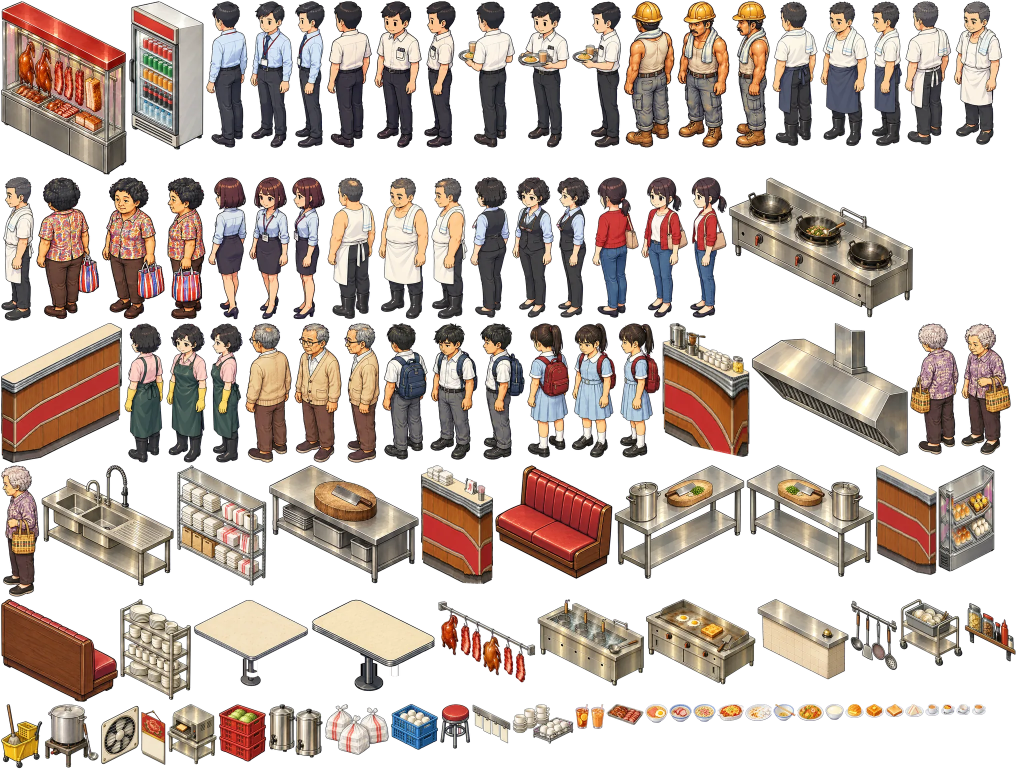
#> input picture art/atlas/floor_0.webp, 2048 x 1539 px (shown at 1/2 size)
$ python projection.py ../art/atlas/floor_0.webp
#> lines starting #> are read from the running program, lines starting #| are printed output that depends on the picture
"""Parallel projection for placed parts: measure it, and warp a part into it.

The game is drawn in 2:1 dimetric "pixel iso": verticals exactly vertical, the two ground axes at exactly +/-26.57
degrees, and parallel edges stay parallel (no vanishing points). Generated parts sometimes come back with a slight
perspective (verticals fanning out, top and base edges converging) or with their ground edges at another angle.

- segments(img): the straight edges of a part (Canny on its colours and its silhouette, then a probabilistic Hough
  transform), as (x1, y1, x2, y2) in the part's pixels.
- report(img): per edge family (u: +26.57, v: 153.43 = -26.57, z: 90, angles in image coordinates, y down): the
  family's tilt (its length-weighted median angle minus the target) and its convergence (how much the edge angle
  changes from one side of the part to the other, from a weighted linear fit of angle against position across the
  family, in degrees). Perspective shows as convergence; a wrong drawing angle as tilt.
- fit(img, init): the homography that best maps every edge of the part onto its family's ideal direction (least
  squares on the length-weighted angle errors), starting from init (a 2x2 linear map: the old shear or stretch).
  A projective map that leaves all three directions parallel is a uniform scale plus a shift, so the only freedom left
  is held by a light pull towards the starting scale and position.
- rectify(img, init): warp the part by the fitted map (premultiplied alpha, no dark fringe) and keep whichever of the
  fitted and the plain init warp scores better on the gate.

  python projection.py <part.png> ...    prints the report of each part
"""

from __future__ import annotations

import functools
import math
import sys
from pathlib import Path
from typing import NamedTuple

import cv2
import numpy as np
from numpy.typing import NDArray
from PIL import Image
from scipy.optimize import least_squares

ISO = math.degrees(math.atan(0.5))  # 26.57
TARGET = {"u": ISO, "v": 180.0 - ISO, "z": 90.0}
CLASS_TOL = 20.0  # an edge belongs to the family whose target it is nearest, within this many degrees
INLIER = 5.0  # and within this many degrees of the family's median
LONG = 0.4  # convergence uses edges at least this share of the family's longest
TILT_MAX = 1.5  # gate: degrees (a family of two or three short edges measures to about +-1 degree on its own)
CONV_MAX = 2.0  # gate: degrees across the part (the measure's own noise: one part measured at two sizes differs by up to ~1.8)
RECTIFY = True  # off: rectified() returns the plain map (measuring the pipeline before rectification)
MIN_SHARE = 0.15  # a family's tilt counts with 3+ edges, or fewer whose total length is this share of the part's longest side
SHAPE_TOL = 0.4  # safety: rectify never changes a part's bbox height-to-width ratio by more than this share
REFINE_ROUNDS = 4  # grid refinements in a row, each on the edges found in the last one's result
PERSPECTIVE = (0.03, 0.25)  # bounds tried on the homography's perspective terms before the grid refines the faces
SCALE_HOLD = 20.0  # weight holding a fitted map's x and y scales (a 1% stretch weighs as a 0.2 degree error)

F64 = NDArray[np.float64]


class Family(NamedTuple):
    n: int  # inlier edges
    length: float  # their total length, px
    tilt: float  # weighted median angle minus target, degrees
    conv: float | None  # angle change across the part, degrees (None: too few edges spread too little to say)
    share: float = 0.0  # their total length over the part's longest side

    def counts(self) -> bool:
        """Enough evidence for the tilt to mean something: one or two short strokes measure to a few degrees."""
        return self.n >= 3 or self.share >= MIN_SHARE


def angle(seg: F64) -> F64:
    """Undirected edge angles in degrees, 0-180, image coordinates (y down)."""
    return np.degrees(np.arctan2(seg[:, 3] - seg[:, 1], seg[:, 2] - seg[:, 0])) % 180.0


def wrap(d: F64) -> F64:
    return (d + 90.0) % 180.0 - 90.0


def segments(img: Image.Image) -> F64:
    a = np.asarray(img.convert("RGBA")).astype(np.float64)
    al = a[..., 3] / 255.0
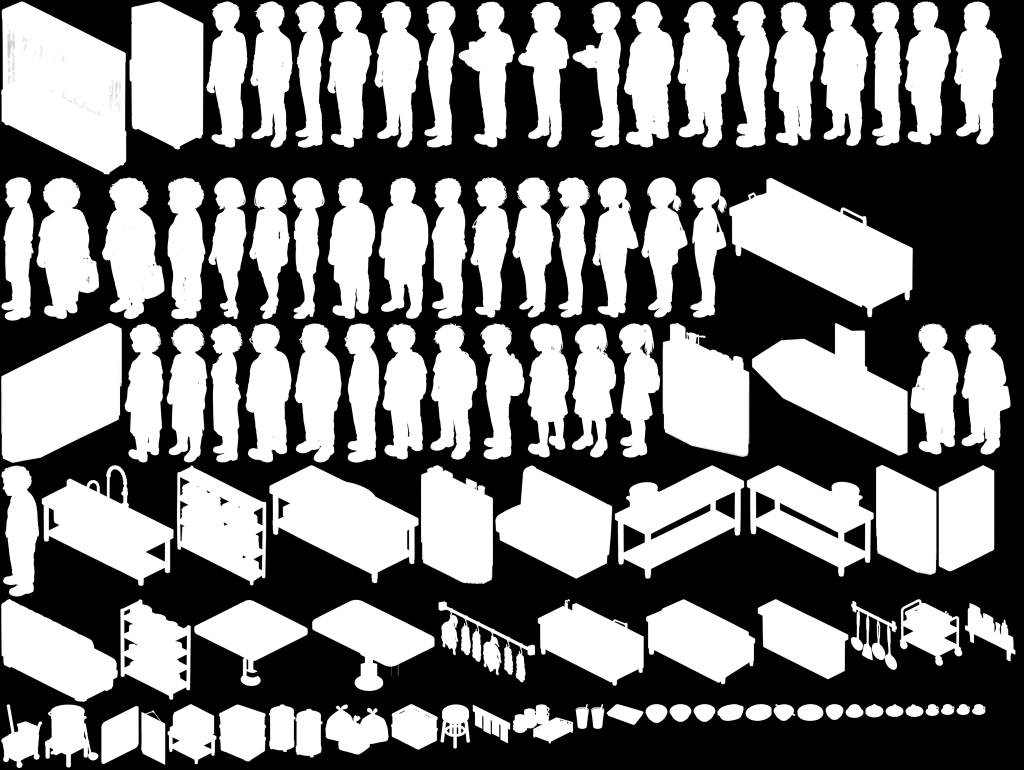
#> al: shape (1539, 2048) float64 (shown at 1/2 size); min 0, max 1, mean 0.494
    lum = (a[..., 0] * 0.299 + a[..., 1] * 0.587 + a[..., 2] * 0.114) * al + 128.0 * (1.0 - al)
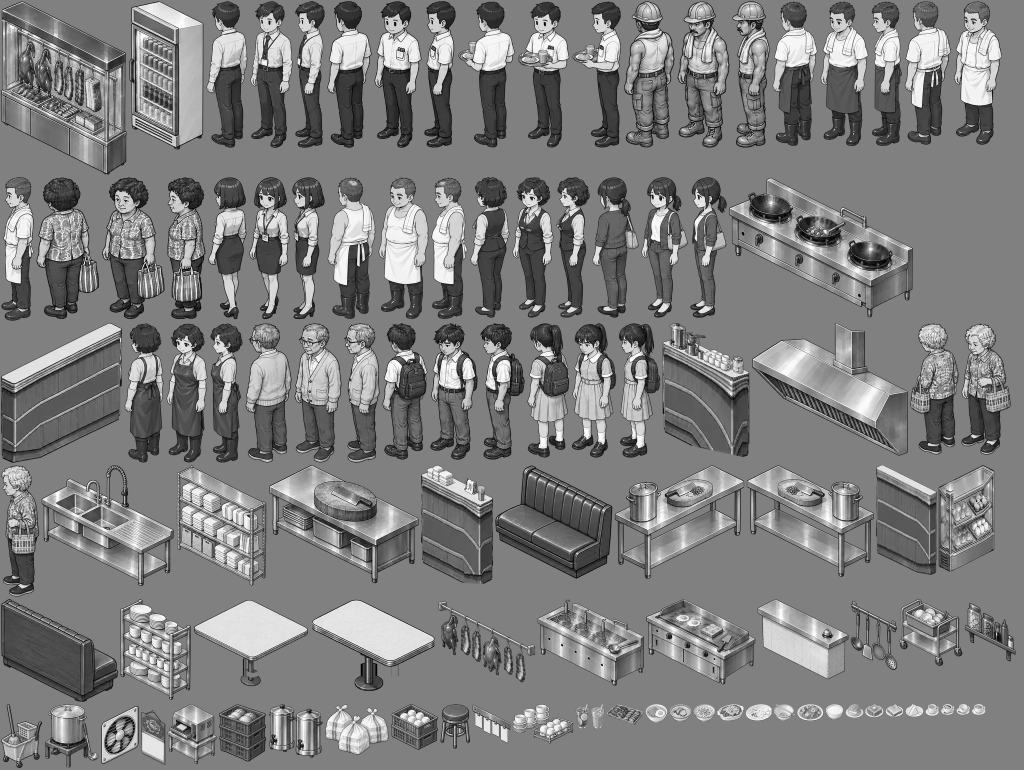
#> lum: shape (1539, 2048) float64 (shown at 1/2 size); min 0, max 255, mean 126.7
    g = np.clip(lum, 0, 255).astype(np.uint8)
    inner = np.asarray(cv2.Canny(g, 60, 160), np.uint8)
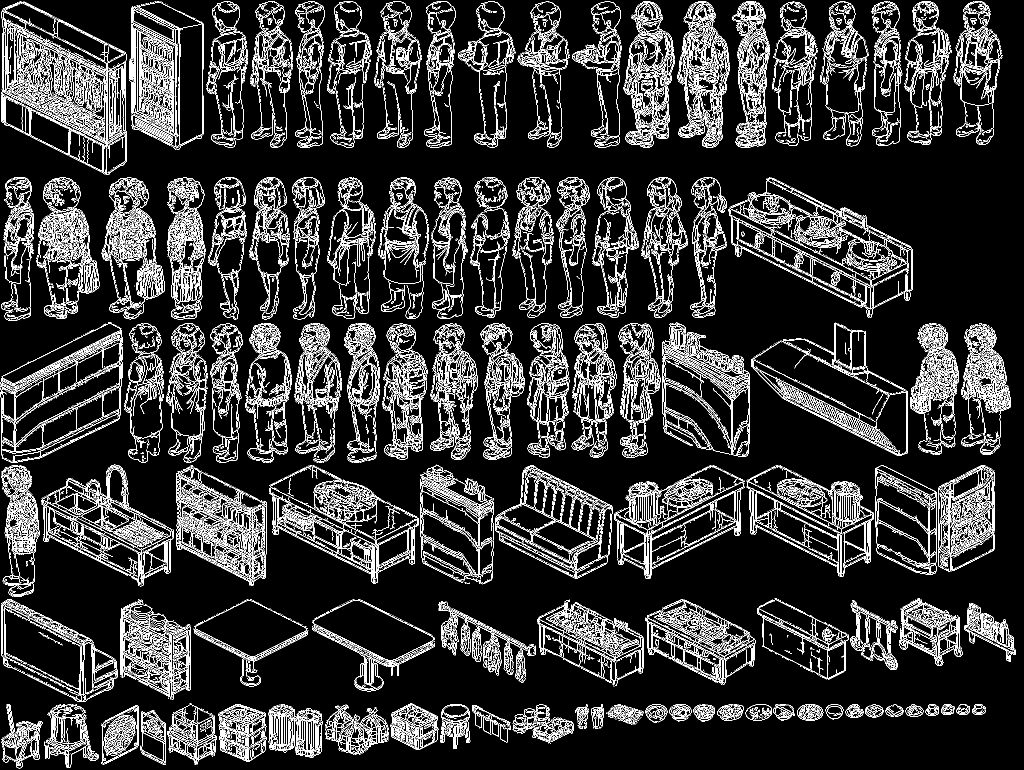
#> inner: shape (1539, 2048) (shown at 1/2 size); 12.3% white in thin lines or dots
    inner[al < 0.05] = 0  # the grey outside only meets the part at its silhouette: the alpha pass has that
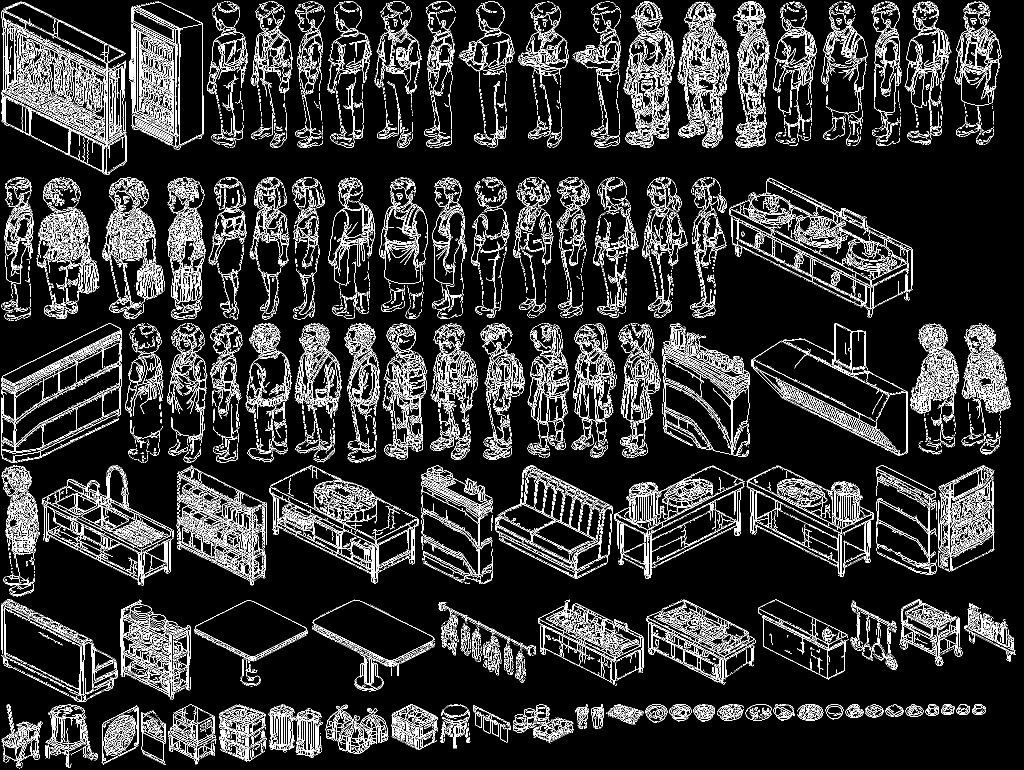
#> inner: shape (1539, 2048) (shown at 1/2 size); 11.6% white in thin lines or dots
    edges = inner | np.asarray(cv2.Canny((al * 255).astype(np.uint8), 60, 160), np.uint8)
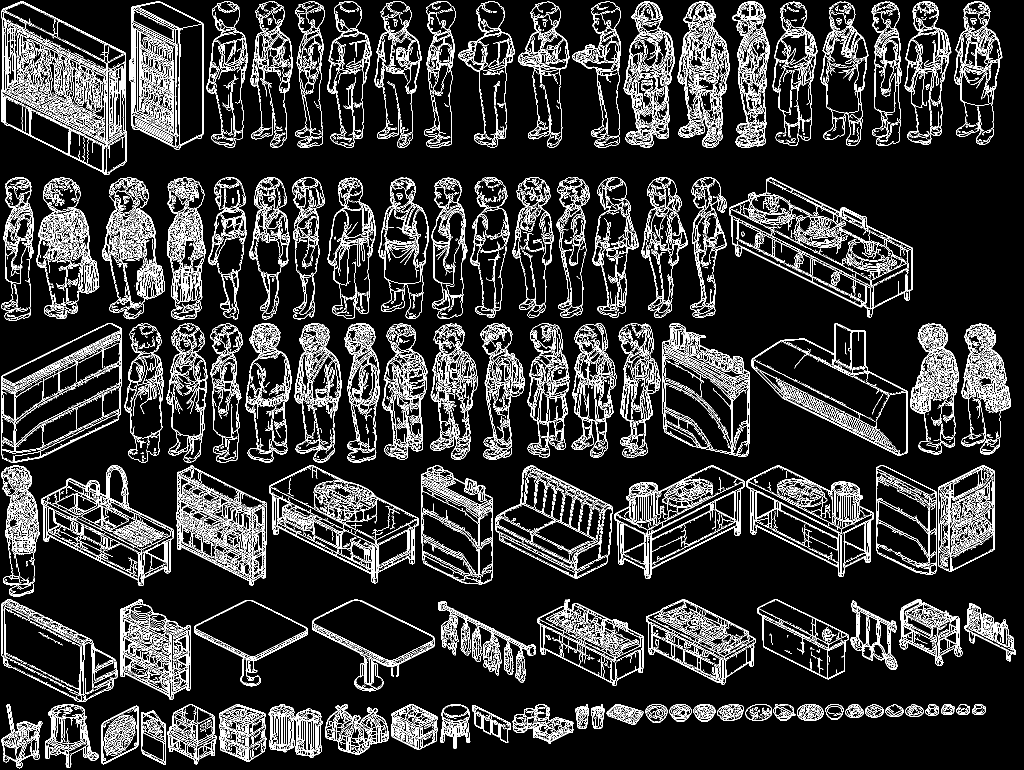
#> edges: shape (1539, 2048) (shown at 1/2 size); 12.9% white in thin lines or dots
    h, w = g.shape
#> h = 1539; w = 2048
    mn = max(18, int(0.08 * max(h, w)))
#> mn = 163
    found = cv2.HoughLinesP(edges, 1, math.pi / 720, threshold=max(15, mn // 2), minLineLength=mn, maxLineGap=3)
#> found = 14 rows, first 6: [1503, 732, 1750, 855], [38, 60, 250, 167], [2, 187, 219, 295], [358, 274, 358, 56], [9, 193, 219, 297], [1289, 1072, 1467, 982]
    lines: F64 = np.zeros((0, 4)) if found is None else np.asarray(found, np.float64).reshape(-1, 4)
#> lines has the same summary as found
    return lines


def classify(seg: F64, skip: frozenset[str] = frozenset()) -> dict[str, NDArray[np.bool_]]:
    """Each edge to the nearest family target within CLASS_TOL, then only those near the family's weighted median."""
    ang = angle(seg)
    ln = np.hypot(seg[:, 2] - seg[:, 0], seg[:, 3] - seg[:, 1])
    d = np.stack([np.abs(wrap(ang - t)) for t in TARGET.values()])
    near = np.argmin(d, axis=0)
    out: dict[str, NDArray[np.bool_]] = {}
    for i, f in enumerate(TARGET):
        m = (near == i) & (d[i] <= CLASS_TOL)
        if f in skip:  # a family the part does not hold by design (a reclined backrest's leaning channels)
            m &= False
        if m.any():
            med = wmedian(wrap(ang[m] - TARGET[f]), ln[m])
            m &= np.abs(wrap(ang - TARGET[f]) - med) <= INLIER
        out[f] = m
    return out


def wmedian(x: F64, w: F64) -> float:
    o = np.argsort(x)
    c: F64 = np.cumsum(w[o])
    i = int(np.searchsorted(c, float(c[-1]) / 2))
    return float(x[o][i])


def report(img: Image.Image, skip: frozenset[str] = frozenset()) -> dict[str, Family]:
    seg = segments(img)
#> seg has the same summary as found in segments
#> img is the input picture: PIL image 2048x1539 RGBA; mean R, G, B, A 75.2, 63.1, 55.8, 126
    out: dict[str, Family] = {}
    if not len(seg):
        return {f: Family(0, 0.0, 0.0, None) for f in TARGET}
    ang = angle(seg)
#> ang = [26.47, 26.78, 26.46, 90, 26.35, 153.2, 154.3, 26.75, 153.5, 26.67, 25.79, 26.37, 152.8, 26.67]
    ln = np.hypot(seg[:, 2] - seg[:, 0], seg[:, 3] - seg[:, 1])
#> ln = [275.9, 237.5, 242.4, 218, 234.3, 199.5, 184.3, 275.5, 240.2, 242.8, 197.7, 267.9, 201.3, 256.3]
    mid = np.column_stack([(seg[:, 0] + seg[:, 2]) / 2, (seg[:, 1] + seg[:, 3]) / 2])
#> mid = 14 rows, first 8: [1626.5, 793.5], [144, 113.5], [110.5, 241], [358, 165], [114, 245], [1378, 1027], [154, 877], [1627, 780]
    for f, m in classify(seg, skip).items():
#> in classify, `near = np.argmin(d, axis=0)`: near = [0, 0, 0, 2, 0, 1, 1, 0, 1, 0, 0, 0, 1, 0]
#> in wmedian, `o = np.argsort(x)`: o = [6, 3, 7, 2, 0, 8, 5, 4, 1]
#> in wmedian, `c: F64 = np.cumsum(w[o])`: c = [197.7, 432, 699.9, 942.3, 1218.2, 1474.5, 1717.3, 1992.8, 2230.3]
#> in wmedian, `i = int(np.searchsorted(c, float(c[-1]) / 2))`: i = 4
        if not m.any():
            out[f] = Family(0, 0.0, 0.0, None)
            continue
        e = wrap(ang[m] - TARGET[f])
        w = ln[m]
        t = math.radians(TARGET[f])
        normal = np.array([-math.sin(t), math.cos(t)])  # across the family's edges
        pos = mid[m] @ normal
        alpha = np.asarray(img.convert("RGBA"))[..., 3] >= 128
        ys, xs = np.nonzero(alpha)
        ext = np.column_stack([xs, ys]).astype(np.float64) @ normal
        span = float(ext.max() - ext.min()) if len(ext) else 1.0
        out[f] = Family(int(m.sum()), float(w.sum()), wmedian(e, w), convergence(e, w, pos, span), float(w.sum()) / max(img.size))
#> this loop made 3 passes
#> after the loop, out = 3 items
    return out


def convergence(e: F64, w: F64, pos: F64, span: float) -> float | None:
    """Angle change across the part (degrees over one full span) from a weighted line fit of edge angle against
    position. Only the family's long edges count (at least LONG of its longest: short ticks and texture strokes wobble),
    one pass drops strays past 2.5 sigma (at least 1 degree), and it needs three edges spread over 30% of the part."""
    keep: NDArray[np.bool_] = w >= LONG * float(w.max())
    k = 0.0
    for _ in range(2):
        if int(keep.sum()) < 3 or float(np.ptp(pos[keep])) < 0.3 * span:
            return None
        s = (pos - float(pos[keep].mean())) / max(span, 1.0)
        c = float(np.average(e[keep], weights=w[keep]))
        k = float((w[keep] * s[keep] * (e[keep] - c)).sum() / max(float((w[keep] * s[keep] ** 2).sum()), 1e-9))
        r = e - c - k * s
        sd = max(1.0, math.sqrt(float(np.average(r[keep] ** 2, weights=w[keep]))))
        keep = keep & (np.abs(r) <= 2.5 * sd)
    return abs(k)


# [5 lines left out: function worst, not called in this run]


def passes(rep: dict[str, Family]) -> bool:
    t, c = worst(rep)
    return t <= TILT_MAX and c <= CONV_MAX


def to_h(p: F64) -> F64:
    return np.array([[1 + p[0], p[1], p[2]], [p[3], 1 + p[4], p[5]], [p[6], p[7], 1.0]])


def apply_h(h: F64, pts: F64) -> F64:
    q = np.column_stack([pts, np.ones(len(pts))]) @ h.T
    return q[:, :2] / q[:, 2:3]


# [62 lines left out: functions fit, warp, not called in this run]


CELLS = 5  # the refinement grid: CELLS x CELLS cells over the part
SAMPLES = 4  # sub-segments per edge: each must point along its family, so edges stay straight as well as turn
SMOOTH = 0.05  # weight of the grid's second differences (px) against the angle errors (degrees)
HOLD = 0.001  # weight of the displacement itself: keeps the part where and as big as it was


# [86 lines left out: functions bilinear, refine_field, apply_field, from_premultiplied, not called in this run]


def score(rep: dict[str, Family]) -> float:
    t, c = worst(rep)
    return t / TILT_MAX + c / CONV_MAX


# [41 lines left out: functions rectify, rectified, settle, not called in this run]


def shear_m(s: float) -> tuple[float, float, float, float]:
    """compose_iso2.shear(img, s) as a map for rectified(): y += s * x."""
    return (1.0, 0.0, s, 1.0)


def stretch_m(k: float) -> tuple[float, float, float, float]:
    """A vertical stretch by k (compose_iso2.to_2to1) as a map for rectified()."""
    return (1.0, 0.0, 0.0, k)


class GateRow(NamedTuple):
    label: str
    tilt: float  # worst family's |tilt|, degrees
    conv: float  # worst family's convergence, degrees across the part
    ok: bool
    detail: str


# [13 lines left out: function gate, not called in this run]


def shear_init(s: float) -> F64:
    """The linear part of compose_iso2.shear(img, s): y += s * x."""
    return np.array([[1.0, 0.0], [s, 1.0]])


def describe(rep: dict[str, Family]) -> str:
    return "  ".join(f"{f}: n {r.n} tilt {r.tilt:+.2f} conv {'-' if r.conv is None else f'{r.conv:.2f}'}" for f, r in rep.items())


if __name__ == "__main__":
    for arg in sys.argv[1:]:
        print(Path(arg).name, describe(report(Image.open(arg))))
